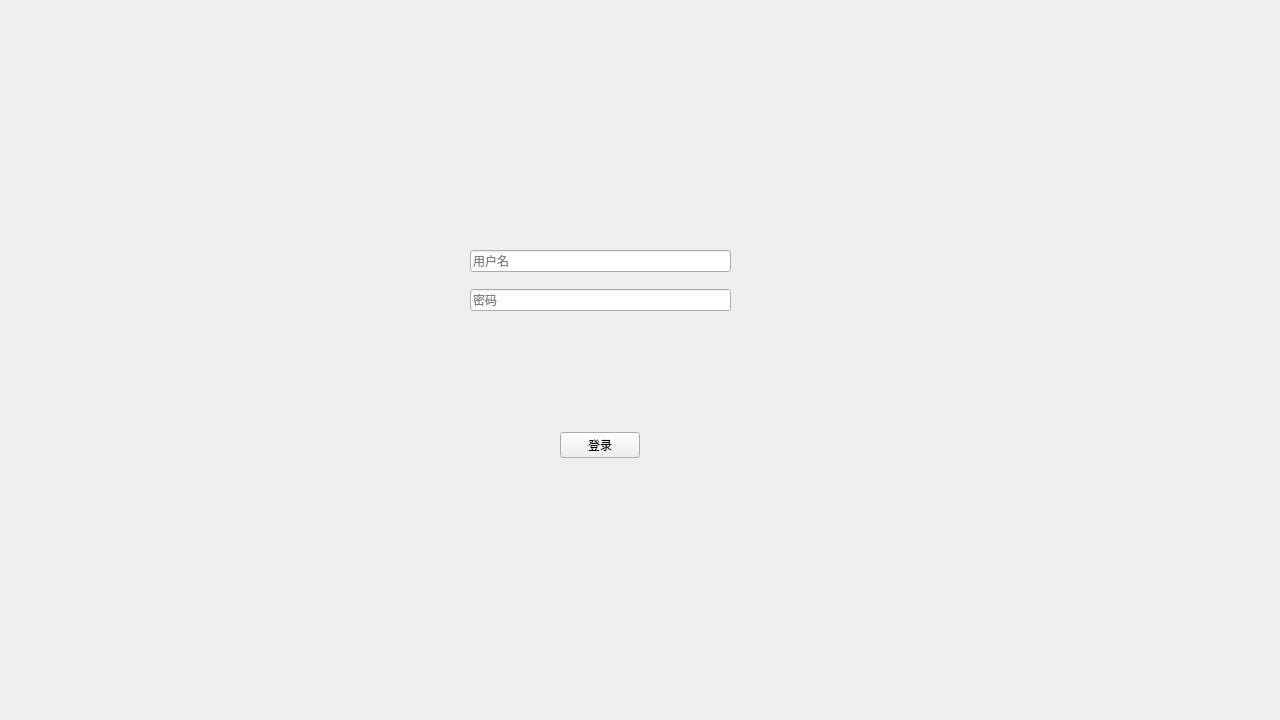
<?xml version="1.0" encoding="UTF-8"?>
<ui version="4.0">
 <class>Form</class>
 <widget class="QWidget" name="Form">
  <property name="windowModality">
   <enum>Qt::NonModal</enum>
  </property>
  <property name="geometry">
   <rect>
    <x>0</x>
    <y>0</y>
    <width>1280</width>
    <height>720</height>
   </rect>
  </property>
  <property name="minimumSize">
   <size>
    <width>1280</width>
    <height>720</height>
   </size>
  </property>
  <property name="maximumSize">
   <size>
    <width>1280</width>
    <height>720</height>
   </size>
  </property>
  <property name="windowTitle">
   <string>登录</string>
  </property>
  <widget class="QWidget" name="layoutWidget">
   <property name="geometry">
    <rect>
     <x>470</x>
     <y>250</y>
     <width>261</width>
     <height>208</height>
    </rect>
   </property>
   <layout class="QVBoxLayout" name="verticalLayout">
    <item>
     <widget class="QLineEdit" name="edt_username">
      <property name="placeholderText">
       <string>用户名</string>
      </property>
     </widget>
    </item>
    <item>
     <spacer name="verticalSpacer_2">
      <property name="orientation">
       <enum>Qt::Vertical</enum>
      </property>
      <property name="sizeType">
       <enum>QSizePolicy::Fixed</enum>
      </property>
      <property name="sizeHint" stdset="0">
       <size>
        <width>20</width>
        <height>11</height>
       </size>
      </property>
     </spacer>
    </item>
    <item>
     <widget class="QLineEdit" name="edt_password">
      <property name="sizePolicy">
       <sizepolicy hsizetype="Expanding" vsizetype="Fixed">
        <horstretch>0</horstretch>
        <verstretch>0</verstretch>
       </sizepolicy>
      </property>
      <property name="echoMode">
       <enum>QLineEdit::Password</enum>
      </property>
      <property name="placeholderText">
       <string>密码</string>
      </property>
     </widget>
    </item>
    <item>
     <spacer name="verticalSpacer">
      <property name="orientation">
       <enum>Qt::Vertical</enum>
      </property>
      <property name="sizeType">
       <enum>QSizePolicy::Expanding</enum>
      </property>
      <property name="sizeHint" stdset="0">
       <size>
        <width>20</width>
        <height>23</height>
       </size>
      </property>
     </spacer>
    </item>
    <item>
     <layout class="QHBoxLayout" name="horizontalLayout_2">
      <item>
       <widget class="QPushButton" name="btn_login">
        <property name="sizePolicy">
         <sizepolicy hsizetype="Fixed" vsizetype="Fixed">
          <horstretch>0</horstretch>
          <verstretch>0</verstretch>
         </sizepolicy>
        </property>
        <property name="text">
         <string>登录</string>
        </property>
       </widget>
      </item>
     </layout>
    </item>
   </layout>
  </widget>
 </widget>
 <resources/>
 <connections/>
</ui>
